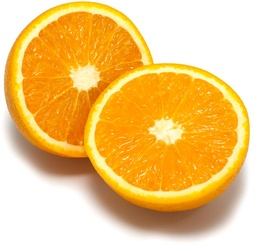
#> input picture course_files/Images-jpg/orange.jpg, 256 x 247 px, shrunk from 572 x 551 before the run
$ python lab3.py
#> lines starting #> are read from the running program, lines starting #| are printed output that depends on the picture
#> in main, image is the input picture: PIL image 256x247 RGB; mean R, G, B 241.3, 197, 119.3
import numpy as np
from scipy.spatial import distance_matrix
import matplotlib.pyplot as plt
from course_files.Functions import *
from course_files.gaussfft import gaussfft
from PIL import Image


def kmeans_segm(image, K, L, seed = 42):
    """
    Implement a function that uses K-means to find cluster 'centers'
    and a 'segmentation' with an index per pixel indicating with
    cluster it is associated to.

    Input arguments:
        image - the RGB input image
        K - number of clusters
        L - number of iterations
        seed - random seed
    Output:
        segmentation: an integer image with cluster indices
        centers: an array with K cluster mean colors
    """
#> called with K = 10, L = 20, seed = 42
    # Initialization
    #pixels = np.asarray(image).astype(np.ubyte)
    N = 10
    original_shape = image.shape
#> original_shape = (247, 256, 3)
    pixels = np.reshape(image, (-1, 3))
    np.random.seed(seed)
    idxs = np.random.randint(0, pixels.shape[0], K*N)
    r_values = pixels[idxs]
#> r_values = 100 rows, first 8: [253, 249, 246], [255, 253, 244], [250, 201, 13], [224, 213, 207], [255, 255, 255], [255, 255, 255], [243, 159, 8], [246, 199, 8]
    r_idxs = np.argsort(distance_matrix(r_values, [(0, 0, 0)]))
#> r_idxs = 100 values from 0 to 0
    r_values = r_values[r_idxs]
#> r_values = 100 rows, first 8: [253, 249, 246], [253, 249, 246], [253, 249, 246], [253, 249, 246], [253, 249, 246], [253, 249, 246], [253, 249, 246], [253, 249, 246]

    centers = list()

    for i in range(K):
        center = np.mean(r_values[i*N:(i+1)*N].reshape(-1, 3), axis=0)
        #print(f"center: {center}")
        centers.append(center)
#> after the loop, centers = [[253, 249, 246], [253, 249, 246], [253, 249, 246], [253, 249, 246], [253, 249, 246], [253, 249, 246], [253, 249, 246], [253, 249, 246], [253, 249, 246], [253, 249, 246]]
    #centers[0] = np.array([0, 0, 0])
    #centers[K-1] = np.array([256, 256, 256])
    #centers = np.array(centers)

    segmentation = np.zeros((pixels.shape[0], 1))
    distances = distance_matrix(pixels, centers)
    # [4 lines of commented-out code are left out]
    for t in range(L):
        for i, d in enumerate(distances):
            segmentation[i] = np.argmin(d).astype(np.int32)
        classes = len(np.unique(segmentation))
        #print(f"classes: {classes}")
        for c in range(K):
            idxs = np.argwhere(segmentation == c)
            if len(idxs) == 0:
                continue
            #print(f"idxs: {len(idxs)}")
            centers[c] = np.mean(pixels[idxs, :], axis=0)[0].astype(np.int32).astype(int)

        #centers = [c for c in centers if c.sum() != 0]
        distances = distance_matrix(pixels, centers)
#> after the loop, centers = [[246, 156, 8], [254, 254, 254], [150, 97, 58], [250, 203, 60], [180, 145, 120], [254, 236, 139], [254, 244, 181], [213, 193, 180], [251, 247, 237], [236, 226, 219]]


    segmentation = np.resize(segmentation.astype(int), (original_shape[0], original_shape[1]))
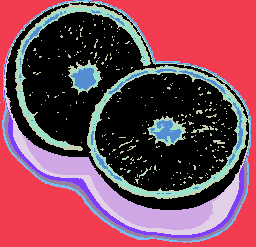
#> segmentation: shape (247, 256) int64; 10 distinct labels, from 0 to 9; one colour per label, 0 black
    return segmentation, np.array(centers)  #[c for c in centers if c.sum() != 0]


# [99 lines left out: function mixture_prob, not called in this run]


def main():
    K = 10
    L = 20
    image = Image.open('../course_files/Images-jpg/orange.jpg')

    image = np.asarray(image).astype(np.float32)
    kmeans_segm(image=image, K=K, L=L)
    #kmeans_example()


if __name__ == '__main__':
    main()

$ run again, with course_files/Images-jpg/tiger3.jpg copied over course_files/Images-jpg/orange.jpg
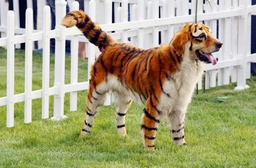
#> input picture course_files/Images-jpg/tiger3.jpg, 256 x 168 px, shrunk from 600 x 393 before the run
#> in main, image is the input picture: PIL image 256x168 RGB; mean R, G, B 166.4, 163.7, 127.4
#> image: shape (168, 256, 3) float32
#> in kmeans_segm, `r_values = pixels[idxs]`: r_values = 100 rows, first 8: [49, 22, 15], [244, 244, 244], [135, 155, 84], [99, 99, 111], [238, 238, 236], [226, 224, 229], [136, 155, 74], [112, 115, 84]
#> r_idxs = 100 values from 0 to 0
#> in kmeans_segm, `r_values = r_values[r_idxs]`: r_values = 100 rows, first 8: [49, 22, 15], [49, 22, 15], [49, 22, 15], [49, 22, 15], [49, 22, 15], [49, 22, 15], [49, 22, 15], [49, 22, 15]
#> after the loop in kmeans_segm, `for i in range(K):`: centers = [[49, 22, 15], [49, 22, 15], [49, 22, 15], [49, 22, 15], [49, 22, 15], [49, 22, 15], [49, 22, 15], [49, 22, 15], [49, 22, 15], [49, 22, 15]]
#> after the loop in kmeans_segm, `for t in range(L):`: centers = [[223, 222, 221], [170, 172, 121], [117, 113, 92], [141, 156, 73], [35, 37, 64], [151, 79, 33], [13, 7, 24], [106, 40, 13], [94, 92, 48], [61, 17, 8]]
#> in kmeans_segm, `segmentation = np.resize(segmentation.astype(int), (original_shape[0],..`:
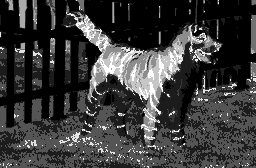
#> segmentation: shape (168, 256) int64; min 0, max 9, mean 2.07; drawn with min black and max white
